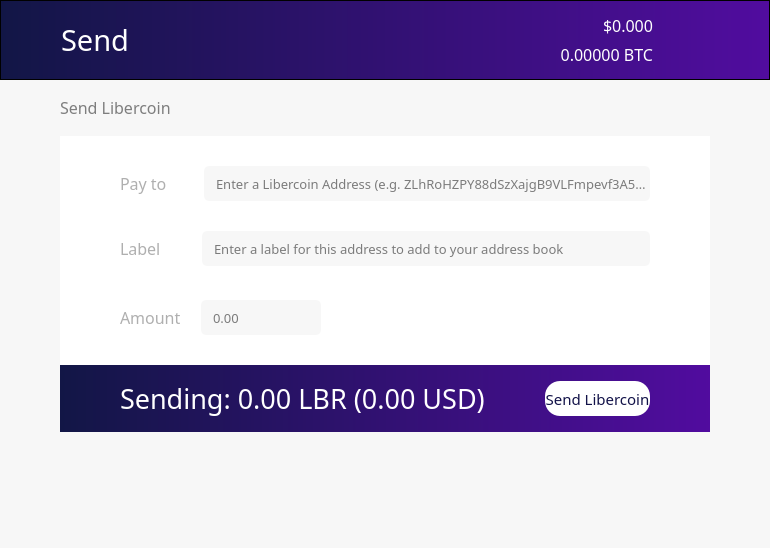
<?xml version="1.0" encoding="UTF-8"?>
<ui version="4.0">
 <class>SendCoinsDialog</class>
 <widget class="QDialog" name="SendCoinsDialog">
  <property name="geometry">
   <rect>
    <x>0</x>
    <y>0</y>
    <width>770</width>
    <height>548</height>
   </rect>
  </property>
  <property name="windowTitle">
   <string>Send Coins</string>
  </property>
  <property name="styleSheet">
   <string notr="true">background-color:rgba(247, 247, 247, 250);</string>
  </property>
  <layout class="QVBoxLayout" name="verticalLayout" stretch="0,0,0,0">
   <property name="spacing">
    <number>0</number>
   </property>
   <property name="leftMargin">
    <number>0</number>
   </property>
   <property name="topMargin">
    <number>0</number>
   </property>
   <property name="rightMargin">
    <number>0</number>
   </property>
   <property name="bottomMargin">
    <number>0</number>
   </property>
   <item>
    <layout class="QVBoxLayout" name="Header">
     <property name="spacing">
      <number>0</number>
     </property>
     <property name="leftMargin">
      <number>0</number>
     </property>
     <property name="rightMargin">
      <number>0</number>
     </property>
     <item>
      <layout class="QHBoxLayout" name="horizontalLayout_3">
       <property name="spacing">
        <number>0</number>
       </property>
       <property name="leftMargin">
        <number>0</number>
       </property>
       <property name="rightMargin">
        <number>0</number>
       </property>
       <item>
        <widget class="QFrame" name="frame">
         <property name="sizePolicy">
          <sizepolicy hsizetype="Preferred" vsizetype="Fixed">
           <horstretch>0</horstretch>
           <verstretch>0</verstretch>
          </sizepolicy>
         </property>
         <property name="minimumSize">
          <size>
           <width>0</width>
           <height>80</height>
          </size>
         </property>
         <property name="maximumSize">
          <size>
           <width>16777215</width>
           <height>80</height>
          </size>
         </property>
         <property name="styleSheet">
          <string notr="true">background: QLinearGradient(x1: 0, y1: 0, x2: 1, y2: 0, stop: 0 #121646, stop: 1 #510c9f);</string>
         </property>
         <property name="frameShape">
          <enum>QFrame::StyledPanel</enum>
         </property>
         <property name="frameShadow">
          <enum>QFrame::Raised</enum>
         </property>
         <property name="lineWidth">
          <number>0</number>
         </property>
         <layout class="QHBoxLayout" name="horizontalLayout_2">
          <property name="spacing">
           <number>6</number>
          </property>
          <property name="leftMargin">
           <number>60</number>
          </property>
          <property name="topMargin">
           <number>0</number>
          </property>
          <property name="rightMargin">
           <number>60</number>
          </property>
          <property name="bottomMargin">
           <number>0</number>
          </property>
          <item>
           <widget class="QLabel" name="label_3">
            <property name="sizePolicy">
             <sizepolicy hsizetype="Preferred" vsizetype="Preferred">
              <horstretch>0</horstretch>
              <verstretch>0</verstretch>
             </sizepolicy>
            </property>
            <property name="font">
             <font>
              <family>LibercoinLight</family>
              <pointsize>22</pointsize>
              <weight>50</weight>
              <bold>false</bold>
             </font>
            </property>
            <property name="styleSheet">
             <string notr="true">background-color: rgb(0,0,0,0);
color: white;</string>
            </property>
            <property name="text">
             <string>Send</string>
            </property>
           </widget>
          </item>
          <item>
           <layout class="QVBoxLayout" name="verticalLayout_3">
            <property name="spacing">
             <number>6</number>
            </property>
            <item>
             <widget class="QLabel" name="priceUSD">
              <property name="font">
               <font>
                <family>LibercoinMedium</family>
                <pointsize>12</pointsize>
                <weight>50</weight>
                <bold>false</bold>
               </font>
              </property>
              <property name="styleSheet">
               <string notr="true">background-color: rgb(0,0,0,0);
color: white;</string>
              </property>
              <property name="text">
               <string>$0.000</string>
              </property>
              <property name="alignment">
               <set>Qt::AlignBottom|Qt::AlignRight|Qt::AlignTrailing</set>
              </property>
             </widget>
            </item>
            <item>
             <widget class="QLabel" name="priceBTC">
              <property name="font">
               <font>
                <family>LibercoinLight</family>
                <pointsize>12</pointsize>
                <weight>50</weight>
                <bold>false</bold>
               </font>
              </property>
              <property name="styleSheet">
               <string notr="true">background-color: rgb(0,0,0,0);
color: white;</string>
              </property>
              <property name="text">
               <string>0.00000 BTC</string>
              </property>
              <property name="alignment">
               <set>Qt::AlignRight|Qt::AlignTop|Qt::AlignTrailing</set>
              </property>
             </widget>
            </item>
           </layout>
          </item>
          <item>
           <widget class="QPushButton" name="pushButton_2">
            <property name="maximumSize">
             <size>
              <width>50</width>
              <height>80</height>
             </size>
            </property>
            <property name="styleSheet">
             <string notr="true">background: rgb(0,0,0,0);</string>
            </property>
            <property name="text">
             <string/>
            </property>
            <property name="icon">
             <iconset>
              <normaloff>:/icons/Exports_45</normaloff>:/icons/Exports_45</iconset>
            </property>
            <property name="iconSize">
             <size>
              <width>70</width>
              <height>70</height>
             </size>
            </property>
            <property name="flat">
             <bool>true</bool>
            </property>
           </widget>
          </item>
         </layout>
        </widget>
       </item>
      </layout>
     </item>
    </layout>
   </item>
   <item>
    <layout class="QVBoxLayout" name="verticalLayout_10">
     <property name="spacing">
      <number>6</number>
     </property>
     <property name="leftMargin">
      <number>60</number>
     </property>
     <property name="topMargin">
      <number>15</number>
     </property>
     <property name="rightMargin">
      <number>60</number>
     </property>
     <property name="bottomMargin">
      <number>20</number>
     </property>
     <item>
      <layout class="QHBoxLayout" name="horizontalLayout_8">
       <property name="spacing">
        <number>8</number>
       </property>
       <property name="topMargin">
        <number>0</number>
       </property>
       <property name="bottomMargin">
        <number>10</number>
       </property>
       <item>
        <widget class="QLabel" name="label_7">
         <property name="font">
          <font>
           <family>LibercoinMedium</family>
           <pointsize>12</pointsize>
           <weight>50</weight>
           <bold>false</bold>
          </font>
         </property>
         <property name="styleSheet">
          <string notr="true">color: rgb(126, 126, 126);</string>
         </property>
         <property name="text">
          <string>Send Libercoin</string>
         </property>
        </widget>
       </item>
       <item>
        <spacer name="horizontalSpacer">
         <property name="orientation">
          <enum>Qt::Horizontal</enum>
         </property>
         <property name="sizeHint" stdset="0">
          <size>
           <width>40</width>
           <height>20</height>
          </size>
         </property>
        </spacer>
       </item>
       <item>
        <widget class="QPushButton" name="transactionFees">
         <property name="sizePolicy">
          <sizepolicy hsizetype="Minimum" vsizetype="Fixed">
           <horstretch>0</horstretch>
           <verstretch>0</verstretch>
          </sizepolicy>
         </property>
         <property name="styleSheet">
          <string notr="true">border: 0;</string>
         </property>
         <property name="text">
          <string/>
         </property>
         <property name="icon">
          <iconset>
           <normaloff>:/icons/fees</normaloff>:/icons/fees</iconset>
         </property>
         <property name="iconSize">
          <size>
           <width>25</width>
           <height>25</height>
          </size>
         </property>
         <property name="flat">
          <bool>true</bool>
         </property>
        </widget>
       </item>
       <item>
        <widget class="QPushButton" name="coinControl">
         <property name="enabled">
          <bool>true</bool>
         </property>
         <property name="sizePolicy">
          <sizepolicy hsizetype="Minimum" vsizetype="Fixed">
           <horstretch>0</horstretch>
           <verstretch>0</verstretch>
          </sizepolicy>
         </property>
         <property name="minimumSize">
          <size>
           <width>25</width>
           <height>25</height>
          </size>
         </property>
         <property name="maximumSize">
          <size>
           <width>25</width>
           <height>25</height>
          </size>
         </property>
         <property name="styleSheet">
          <string notr="true">border: 0;</string>
         </property>
         <property name="text">
          <string/>
         </property>
         <property name="icon">
          <iconset>
           <normaloff>:/icons/settings</normaloff>:/icons/settings</iconset>
         </property>
         <property name="iconSize">
          <size>
           <width>25</width>
           <height>25</height>
          </size>
         </property>
         <property name="flat">
          <bool>true</bool>
         </property>
        </widget>
       </item>
      </layout>
     </item>
     <item>
      <widget class="QFrame" name="PayFrame">
       <property name="styleSheet">
        <string notr="true">background-color: rgb(255, 255, 255);
border:0;</string>
       </property>
       <property name="frameShape">
        <enum>QFrame::StyledPanel</enum>
       </property>
       <property name="frameShadow">
        <enum>QFrame::Raised</enum>
       </property>
       <layout class="QVBoxLayout" name="verticalLayout_12">
        <property name="spacing">
         <number>30</number>
        </property>
        <property name="leftMargin">
         <number>0</number>
        </property>
        <property name="topMargin">
         <number>30</number>
        </property>
        <property name="rightMargin">
         <number>0</number>
        </property>
        <property name="bottomMargin">
         <number>0</number>
        </property>
        <item>
         <layout class="QVBoxLayout" name="verticalLayout_2">
          <property name="spacing">
           <number>30</number>
          </property>
          <property name="leftMargin">
           <number>60</number>
          </property>
          <property name="topMargin">
           <number>0</number>
          </property>
          <property name="rightMargin">
           <number>60</number>
          </property>
          <item>
           <layout class="QHBoxLayout" name="horizontalLayout">
            <property name="spacing">
             <number>20</number>
            </property>
            <property name="topMargin">
             <number>0</number>
            </property>
            <item>
             <widget class="QLabel" name="label_4">
              <property name="sizePolicy">
               <sizepolicy hsizetype="Fixed" vsizetype="Preferred">
                <horstretch>0</horstretch>
                <verstretch>0</verstretch>
               </sizepolicy>
              </property>
              <property name="font">
               <font>
                <family>LibercoinMedium</family>
                <pointsize>12</pointsize>
                <weight>50</weight>
                <bold>false</bold>
               </font>
              </property>
              <property name="styleSheet">
               <string notr="true">color: rgb(175, 175, 175);</string>
              </property>
              <property name="text">
               <string>Pay to    </string>
              </property>
             </widget>
            </item>
            <item>
             <widget class="QValidatedLineEdit" name="PayTo">
              <property name="sizePolicy">
               <sizepolicy hsizetype="Preferred" vsizetype="Fixed">
                <horstretch>0</horstretch>
                <verstretch>0</verstretch>
               </sizepolicy>
              </property>
              <property name="minimumSize">
               <size>
                <width>0</width>
                <height>0</height>
               </size>
              </property>
              <property name="font">
               <font>
                <family>LibercoinLight</family>
                <pointsize>10</pointsize>
               </font>
              </property>
              <property name="styleSheet">
               <string notr="true">background-color:rgba(247, 247, 247, 250);
height: 35px;
border-radius:5px;
border-style:solid;
border-color:gray;
border-width:thin;
padding-left: 10;
</string>
              </property>
              <property name="inputMask">
               <string/>
              </property>
              <property name="text">
               <string/>
              </property>
              <property name="cursorPosition">
               <number>0</number>
              </property>
              <property name="alignment">
               <set>Qt::AlignLeading|Qt::AlignLeft|Qt::AlignVCenter</set>
              </property>
              <property name="placeholderText">
               <string>Enter a Libercoin Address (e.g. ZLhRoHZPY88dSzXajgB9VLFmpevf3A5WUm)</string>
              </property>
             </widget>
            </item>
           </layout>
          </item>
          <item>
           <layout class="QHBoxLayout" name="horizontalLayout_4">
            <property name="spacing">
             <number>20</number>
            </property>
            <property name="leftMargin">
             <number>0</number>
            </property>
            <property name="topMargin">
             <number>0</number>
            </property>
            <property name="rightMargin">
             <number>0</number>
            </property>
            <property name="bottomMargin">
             <number>4</number>
            </property>
            <item>
             <widget class="QLabel" name="label_5">
              <property name="sizePolicy">
               <sizepolicy hsizetype="Fixed" vsizetype="Preferred">
                <horstretch>0</horstretch>
                <verstretch>0</verstretch>
               </sizepolicy>
              </property>
              <property name="font">
               <font>
                <family>LibercoinMedium</family>
                <pointsize>12</pointsize>
                <weight>50</weight>
                <bold>false</bold>
               </font>
              </property>
              <property name="styleSheet">
               <string notr="true">color: rgb(175, 175, 175);</string>
              </property>
              <property name="text">
               <string>Label     </string>
              </property>
             </widget>
            </item>
            <item>
             <widget class="QValidatedLineEdit" name="AddressLabel">
              <property name="sizePolicy">
               <sizepolicy hsizetype="Preferred" vsizetype="Fixed">
                <horstretch>0</horstretch>
                <verstretch>0</verstretch>
               </sizepolicy>
              </property>
              <property name="font">
               <font>
                <family>LibercoinLight</family>
                <pointsize>10</pointsize>
               </font>
              </property>
              <property name="layoutDirection">
               <enum>Qt::LeftToRight</enum>
              </property>
              <property name="styleSheet">
               <string notr="true">background-color:rgba(247, 247, 247, 250);
height: 35px;
border-radius:5px;
border-style:solid;
border-color:gray;
border-width:thin;
padding-left: 10;</string>
              </property>
              <property name="text">
               <string/>
              </property>
              <property name="placeholderText">
               <string>Enter a label for this address to add to your address book</string>
              </property>
             </widget>
            </item>
           </layout>
          </item>
          <item>
           <layout class="QHBoxLayout" name="horizontalLayout_5">
            <property name="spacing">
             <number>20</number>
            </property>
            <property name="topMargin">
             <number>0</number>
            </property>
            <item>
             <widget class="QLabel" name="label_6">
              <property name="sizePolicy">
               <sizepolicy hsizetype="Fixed" vsizetype="Preferred">
                <horstretch>0</horstretch>
                <verstretch>0</verstretch>
               </sizepolicy>
              </property>
              <property name="font">
               <font>
                <family>LibercoinMedium</family>
                <pointsize>12</pointsize>
                <weight>50</weight>
                <bold>false</bold>
               </font>
              </property>
              <property name="layoutDirection">
               <enum>Qt::LeftToRight</enum>
              </property>
              <property name="styleSheet">
               <string notr="true">color: rgb(175, 175, 175);</string>
              </property>
              <property name="text">
               <string>Amount</string>
              </property>
             </widget>
            </item>
            <item>
             <widget class="QLineEdit" name="PayAmount">
              <property name="sizePolicy">
               <sizepolicy hsizetype="MinimumExpanding" vsizetype="Fixed">
                <horstretch>0</horstretch>
                <verstretch>0</verstretch>
               </sizepolicy>
              </property>
              <property name="maximumSize">
               <size>
                <width>120</width>
                <height>16777215</height>
               </size>
              </property>
              <property name="font">
               <font>
                <family>LibercoinLight</family>
                <pointsize>10</pointsize>
               </font>
              </property>
              <property name="styleSheet">
               <string notr="true">background-color:rgba(247, 247, 247, 250);
height: 35px;
border-radius:5px;
border-style:solid;
border-color:gray;
border-width:thin;
padding-left: 10;
</string>
              </property>
              <property name="placeholderText">
               <string>0.00</string>
              </property>
             </widget>
            </item>
            <item>
             <spacer name="horizontalSpacer_2">
              <property name="orientation">
               <enum>Qt::Horizontal</enum>
              </property>
              <property name="sizeHint" stdset="0">
               <size>
                <width>40</width>
                <height>20</height>
               </size>
              </property>
             </spacer>
            </item>
           </layout>
          </item>
         </layout>
        </item>
        <item>
         <widget class="QFrame" name="frame_2">
          <property name="styleSheet">
           <string notr="true">background: QLinearGradient(x1: 0, y1: 0, x2: 1, y2: 0, stop: 0 #121646, stop: 1 #510c9f);</string>
          </property>
          <property name="frameShape">
           <enum>QFrame::StyledPanel</enum>
          </property>
          <property name="frameShadow">
           <enum>QFrame::Raised</enum>
          </property>
          <layout class="QHBoxLayout" name="horizontalLayout_7">
           <property name="leftMargin">
            <number>60</number>
           </property>
           <property name="topMargin">
            <number>15</number>
           </property>
           <property name="rightMargin">
            <number>60</number>
           </property>
           <property name="bottomMargin">
            <number>15</number>
           </property>
           <item>
            <widget class="QLabel" name="sendAmount">
             <property name="font">
              <font>
               <family>LibercoinLight</family>
               <pointsize>20</pointsize>
               <weight>50</weight>
               <italic>false</italic>
               <bold>false</bold>
              </font>
             </property>
             <property name="styleSheet">
              <string notr="true">color: white;
background-color: rgba(0,0,0,0);
font: url(:/fonts/SourceSansPro-Light);
</string>
             </property>
             <property name="text">
              <string>Sending: 0.00 LBR (0.00 USD)</string>
             </property>
            </widget>
           </item>
           <item>
            <widget class="QPushButton" name="pushButton">
             <property name="sizePolicy">
              <sizepolicy hsizetype="Fixed" vsizetype="Fixed">
               <horstretch>0</horstretch>
               <verstretch>0</verstretch>
              </sizepolicy>
             </property>
             <property name="minimumSize">
              <size>
               <width>0</width>
               <height>35</height>
              </size>
             </property>
             <property name="font">
              <font>
               <family>LibercoinRegular</family>
               <pointsize>11</pointsize>
               <weight>50</weight>
               <bold>false</bold>
              </font>
             </property>
             <property name="styleSheet">
              <string notr="true">background-color: white;
color: rgb(19, 19, 73);;
border-radius:15px;
height:35px;
width:105px;</string>
             </property>
             <property name="text">
              <string>Send Libercoin</string>
             </property>
             <property name="checkable">
              <bool>true</bool>
             </property>
             <property name="autoDefault">
              <bool>false</bool>
             </property>
             <property name="flat">
              <bool>false</bool>
             </property>
            </widget>
           </item>
          </layout>
         </widget>
        </item>
       </layout>
      </widget>
     </item>
    </layout>
   </item>
   <item>
    <widget class="QWidget" name="widget" native="true">
     <layout class="QVBoxLayout" name="verticalLayout_4">
      <property name="spacing">
       <number>0</number>
      </property>
      <property name="leftMargin">
       <number>60</number>
      </property>
      <property name="topMargin">
       <number>0</number>
      </property>
      <property name="rightMargin">
       <number>60</number>
      </property>
      <property name="bottomMargin">
       <number>0</number>
      </property>
     </layout>
    </widget>
   </item>
   <item>
    <layout class="QHBoxLayout" name="horizontalLayout_6">
     <property name="leftMargin">
      <number>60</number>
     </property>
     <property name="topMargin">
      <number>30</number>
     </property>
     <property name="rightMargin">
      <number>60</number>
     </property>
     <property name="bottomMargin">
      <number>30</number>
     </property>
     <item>
      <layout class="QVBoxLayout" name="statusText">
       <property name="topMargin">
        <number>0</number>
       </property>
      </layout>
     </item>
     <item>
      <layout class="QHBoxLayout" name="statusBar"/>
     </item>
    </layout>
   </item>
  </layout>
 </widget>
 <customwidgets>
  <customwidget>
   <class>QValidatedLineEdit</class>
   <extends>QLineEdit</extends>
   <header>qvalidatedlineedit.h</header>
  </customwidget>
 </customwidgets>
 <resources/>
 <connections/>
</ui>
